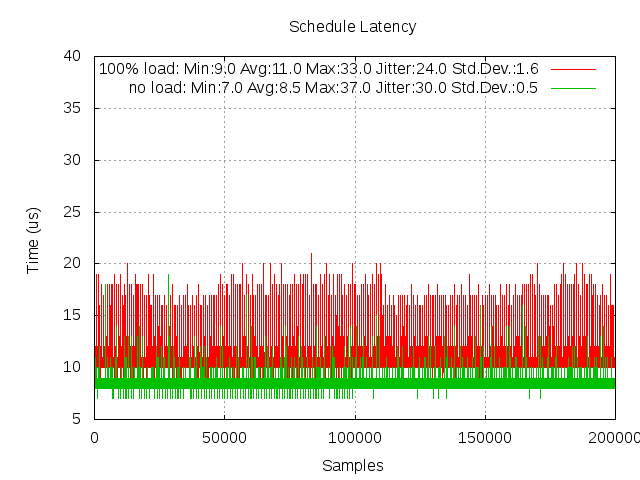

Source code (gnuplot):
###########Gnuplot script###################
#	set term post eps color solid enh
	set terminal png
	set grid
#	set xtics 50000
	
	
	set output "schedule_latency.png"
	set xlabel "Samples"
	set ylabel "Time (us)"
	set title "Schedule Latency"
	plot "schedule.log.100load"  with lines title "100% load: Min:9.0 Avg:11.0 Max:33.0 Jitter:24.0 Std.Dev.:1.6", \
		"schedule.log.noload"  with lines title "no load: Min:7.0 Avg:8.5 Max:37.0 Jitter:30.0 Std.Dev.:0.5"
############################################
